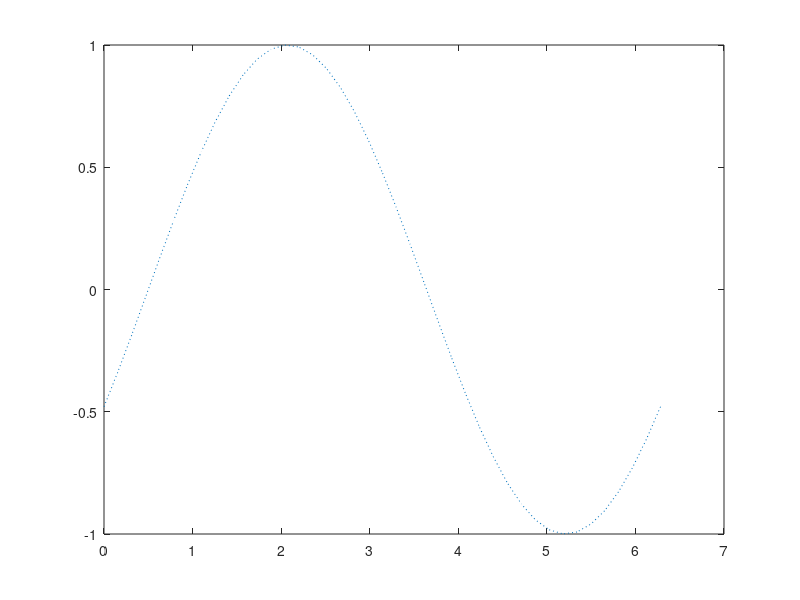

This figure's MATLAB source:
%% Plot examples
%%
%
x = 0:pi/20:2*pi;
y1 = sin(x);
plot(x,y1), %hold on;
y2 = sin(x-0.25);
plot(x,y2,'oo');
%pause wait for user input (click the command prompt)
%pause(2) waits two seconds
pause(2)
y3 = sin(x-0.5); pause;
plot(x,y3,':');
%hold off
